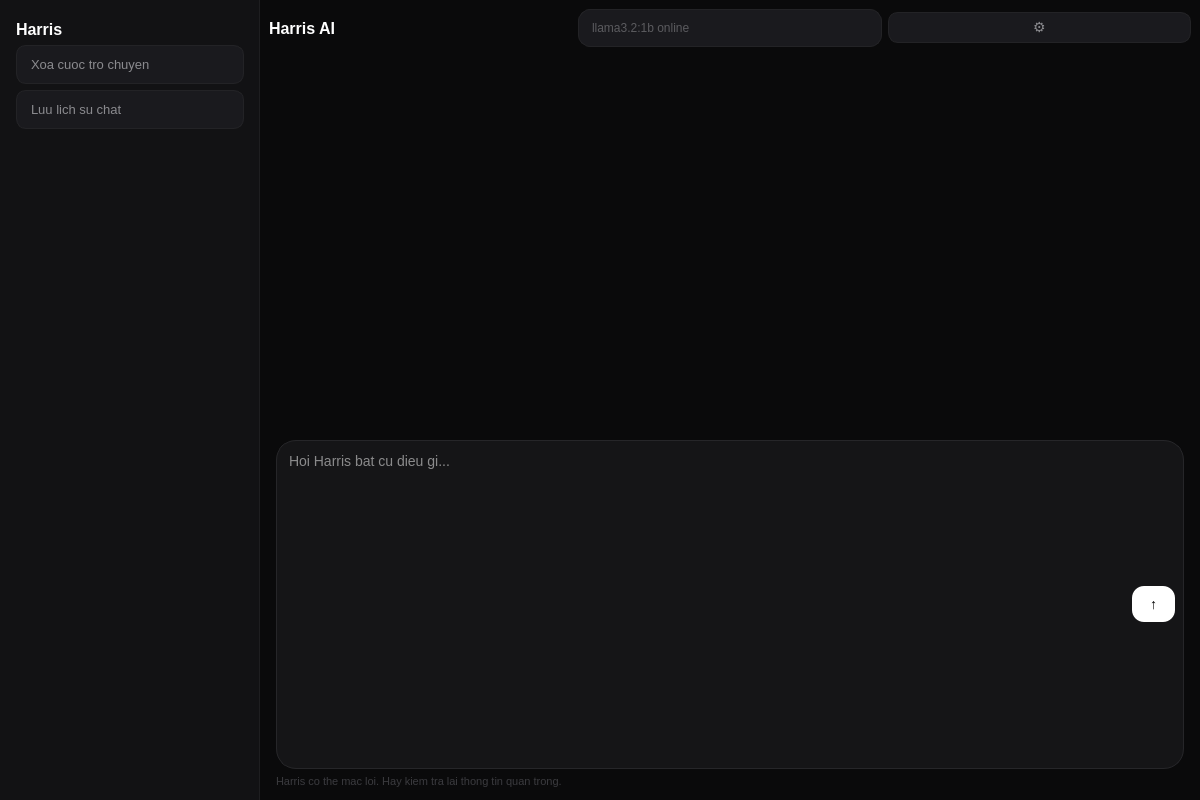
<?xml version="1.0" encoding="UTF-8"?>
<ui version="4.0">
 <class>MainWindow</class>
 <widget class="QMainWindow" name="MainWindow">
  <property name="geometry"><rect><x>0</x><y>0</y><width>1200</width><height>800</height></rect></property>
  <property name="windowTitle"><string>Harris AI</string></property>
  <property name="styleSheet"><string notr="true">
QMainWindow { background-color: #0A0A0B; }
QWidget#centralwidget { background-color: #0A0A0B; }
QWidget#sidebar { background-color: #121214; border-right: 1px solid #1E1E20; }
QLabel#lblSidebarTitle { color: #FFFFFF; font-size: 16px; font-weight: 700; background: transparent; }
QLabel#lblSidebarSub { color: #5A5A5E; font-size: 11px; font-weight: 600; background: transparent; }
QPushButton#btnClear, QPushButton#btnSave { background-color: #1A1A1E; color: #8A8A8E; border: 1px solid #232326; border-radius: 10px; padding: 11px 14px; font-size: 13px; text-align: left; }
QPushButton#btnClear:hover, QPushButton#btnSave:hover { background-color: #232326; color: #FFFFFF; }
QWidget#chatContainer { background-color: #0A0A0B; }
QLabel#lblHeader { color: #FFFFFF; font-size: 16px; font-weight: 600; background: transparent; }
QLabel#lblModel { color: #5A5A5E; font-size: 12px; background: #1A1A1E; border: 1px solid #232326; border-radius: 12px; padding: 4px 10px; }
QTextEdit#chatDisplay { background-color: transparent; border: none; color: #E4E4E7; font-size: 14px; }
QPushButton#btnSettings { background-color: #1A1A1E; color: #8A8A8E; border: 1px solid #232326; border-radius: 10px; font-size: 14px; padding: 6px; }
QPushButton#btnSettings:hover { background-color: #232326; color: #FFFFFF; }
QWidget#inputCard { background-color: #151517; border: 1px solid #262629; border-radius: 20px; }
QTextEdit#inputBox { background-color: transparent; border: none; color: #FFFFFF; font-size: 14px; }
QPushButton#btnSend { background-color: #FFFFFF; color: #000000; border-radius: 12px; font-size: 14px; font-weight: 700; padding: 10px 18px; }
QPushButton#btnSend:hover { background-color: #E8E8E8; }
QLabel#lblHint { color: #3A3A3E; font-size: 11px; background: transparent; }
</string></property>
  <widget class="QWidget" name="centralwidget">
   <layout class="QHBoxLayout" name="hlRoot">
    <property name="spacing"><number>0</number></property>
    <property name="leftMargin"><number>0</number></property>
    <property name="topMargin"><number>0</number></property>
    <property name="rightMargin"><number>0</number></property>
    <property name="bottomMargin"><number>0</number></property>
    <item>
     <widget class="QWidget" name="sidebar" native="true">
      <property name="minimumSize"><size><width>260</width><height>0</height></size></property>
      <property name="maximumSize"><size><width>260</width><height>16777215</height></size></property>
      <layout class="QVBoxLayout" name="vlSidebar">
       <property name="leftMargin"><number>16</number></property>
       <property name="topMargin"><number>20</number></property>
       <property name="rightMargin"><number>16</number></property>
       <property name="bottomMargin"><number>16</number></property>
       <item><widget class="QLabel" name="lblSidebarTitle"><property name="text"><string>Harris</string></property></widget></item>
       <item><widget class="QPushButton" name="btnClear"><property name="text"><string>Xoa cuoc tro chuyen</string></property></widget></item>
       <item><widget class="QPushButton" name="btnSave"><property name="text"><string>Luu lich su chat</string></property></widget></item>
       <item><widget class="QWidget" name="spacer" native="true"><property name="sizePolicy"><sizepolicy hsizetype="Preferred" vsizetype="Expanding"><horstretch>0</horstretch><verstretch>0</verstretch></sizepolicy></property></widget></item>
      </layout>
     </widget>
    </item>
    <item>
     <widget class="QWidget" name="chatContainer" native="true">
      <layout class="QVBoxLayout" name="vlChat">
       <property name="spacing"><number>0</number></property>
       <property name="leftMargin"><number>0</number></property>
       <property name="topMargin"><number>0</number></property>
       <property name="rightMargin"><number>0</number></property>
       <property name="bottomMargin"><number>0</number></property>
       <item>
        <widget class="QWidget" name="topBar" native="true">
         <property name="minimumSize"><size><width>0</width><height>56</height></size></property>
         <property name="maximumSize"><size><width>16777215</width><height>56</height></size></property>
         <layout class="QHBoxLayout" name="hlTop">
          <item><widget class="QLabel" name="lblHeader"><property name="text"><string>Harris AI</string></property></widget></item>
          <item><widget class="QLabel" name="lblModel"><property name="text"><string>llama3.2:1b online</string></property></widget></item>
          <item><widget class="QPushButton" name="btnSettings"><property name="text"><string>⚙</string></property></widget></item>
         </layout>
        </widget>
       </item>
       <item><widget class="QTextEdit" name="chatDisplay"><property name="readOnly"><bool>true</bool></property></widget></item>
       <item>
        <widget class="QWidget" name="inputWrapper" native="true">
         <layout class="QVBoxLayout" name="vlInputWrap">
          <property name="leftMargin"><number>16</number></property>
          <property name="topMargin"><number>12</number></property>
          <property name="rightMargin"><number>16</number></property>
          <property name="bottomMargin"><number>12</number></property>
          <item>
           <widget class="QWidget" name="inputCard" native="true">
            <layout class="QHBoxLayout" name="hlInputCard">
             <item><widget class="QTextEdit" name="inputBox"><property name="placeholderText"><string>Hoi Harris bat cu dieu gi...</string></property></widget></item>
             <item><widget class="QPushButton" name="btnSend"><property name="text"><string>↑</string></property></widget></item>
            </layout>
           </widget>
          </item>
          <item><widget class="QLabel" name="lblHint"><property name="text"><string>Harris co the mac loi. Hay kiem tra lai thong tin quan trong.</string></property></widget></item>
         </layout>
        </widget>
       </item>
      </layout>
     </widget>
    </item>
   </layout>
  </widget>
 </widget>
 <resources/><connections/>
</ui>
